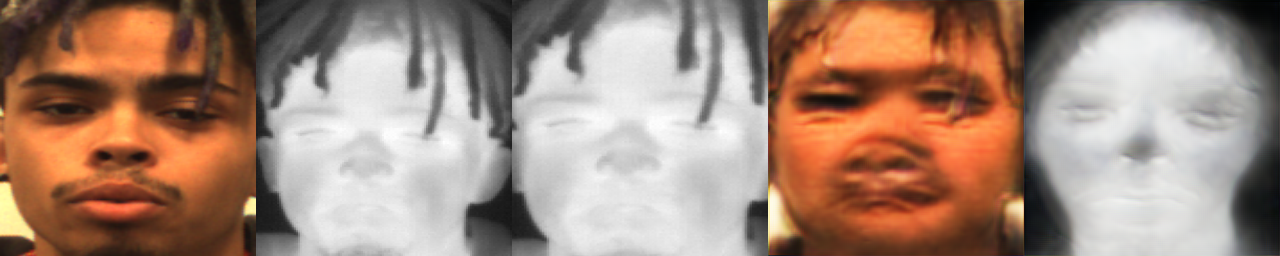
#> input picture STN/samples/300.png, 1280 x 256 px, given as the content of the folder none, which was not available
$ python crop_images.py
#> lines starting #> are read from the running program, lines starting #| are printed output that depends on the picture
import PIL
from PIL import Image
from PIL import ImageFont
from PIL import ImageDraw
import sys
import os
import argparse
import shutil

"""
Crops a 256 x 768 images of stacked images from the test phase:
real_A, fake_B, real_B and puts them into respective directories. Run
this before evaluation.py

"""

#model arg is for stargan that aligns the test images side-by-side
def crop_it(model, infile_path, RA_out, RB_out, FB_out, experiment):

#> called with model = 'custom', infile_path = 'none', RA_out = 'none', RB_out = 'none', FB_out = 'none', experiment = 'none'
    if model=='stargan':
        print("Stargan: copying real_B to new real_B dir.")
        realB_source = "/Users/catherine/Documents/GANs_Research/my_imps/research_models/TFCGAN_CVPR/evaluation/Devcom/pix2pix_Devcom/real_B/"
        destination = "/Users/catherine/Documents/GANs_Research/my_imps/research_models/TFCGAN_CVPR/evaluation/Devcom/%s/real_B/" % experiment

        for file_name in os.listdir(realB_source):
            src = realB_source + file_name
            dst = destination + file_name

            if os.path.isfile(src):
                shutil.copy(src, dst)
                print('copied', src)

    dirs = os.listdir(infile_path)
    counter = 0
    for item in dirs:
        fullpath = os.path.join(infile_path, item)
        if os.path.isfile(fullpath):
            counter += 1
            im = Image.open(fullpath) # open the source image
#> im is the input picture: PIL image 1280x256 RGB; mean R, G, B 163.7, 136.3, 121.3
            f, e = os.path.splitext(fullpath) # file and its extension like a1, .png

            if model=='custom':            # do the cropping
                real_A = im.crop((0, 0, 256, 256))
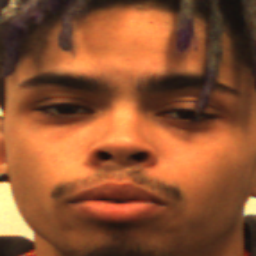
#> real_A: PIL image 256x256 RGB; mean R, G, B 142.5, 83.2, 48.4
                fake_B = im.crop((0, 256, 256, 512))
#> fake_B: PIL image 256x256 RGB; every value is 0
                real_B = im.crop((0, 512, 256, 768))

                save_rA_fname = os.path.join(RA_out, os.path.basename(f) + '_real_A' + '.png')
                save_fB_fname = os.path.join(FB_out, os.path.basename(f) + '_fake_B' + '.png')
                save_rB_fname = os.path.join(RB_out, os.path.basename(f) + '_real_B'+ '.png')

                real_A.save(save_rA_fname, quality=100)
                fake_B.save(save_fB_fname, quality=100)
                real_B.save(save_rB_fname, quality=100)

            elif model=='stargan':
                real_A = im.crop((0, 0, 256, 256))
                fake_B = im.crop((512, 0, 768, 256))

                save_rA_fname = os.path.join(RA_out, os.path.basename(f) + '_real_A' + '.png')
                save_fB_fname = os.path.join(FB_out, os.path.basename(f) + '_fake_B' + '.png')

                real_A.save(save_rA_fname, quality=100)
                fake_B.save(save_fB_fname, quality=100)
            print(counter)


def main(model, inpath, RA_out, RB_out, FB_out, experiment):
    crop_it(model, infile_path=inpath, RA_out=RA_out, RB_out=RB_out, FB_out=FB_out, experiment=experiment)


### MAIN ###
if __name__ == '__main__':
    # [4 lines of commented-out code are left out]

    parser = argparse.ArgumentParser()
    parser.add_argument("--model", type=str, default="custom", help="custom, stargan")
    parser.add_argument("--inpath", type=str, default="none", help="path to test results original images")
    parser.add_argument("--RA_out", type=str, default="none", help="path to real_A visible dir")
    parser.add_argument("--RB_out", type=str, default="none", help="path real_B thermal dir")
    parser.add_argument("--FB_out", type=str, default="none", help="path to fake_B dir")
    parser.add_argument("--experiment", type=str, default="none", help="experiment_name")
    opt = parser.parse_args()
    print(opt)

    os.makedirs("/Users/catherine/Documents/GANs_Research/my_imps/research_models/TFCGAN_CVPR/evaluation/Devcom/%s/fake_B" % opt.experiment, exist_ok=True)
    os.makedirs("/Users/catherine/Documents/GANs_Research/my_imps/research_models/TFCGAN_CVPR/evaluation/Devcom/%s/real_B" % opt.experiment, exist_ok=True)
    os.makedirs("/Users/catherine/Documents/GANs_Research/my_imps/research_models/TFCGAN_CVPR/evaluation/Devcom/%s/real_A" % opt.experiment, exist_ok=True)

    main(opt.model, opt.inpath, opt.RA_out, opt.RB_out, opt.FB_out, opt.experiment)

$ run again, on STN/samples/450.png
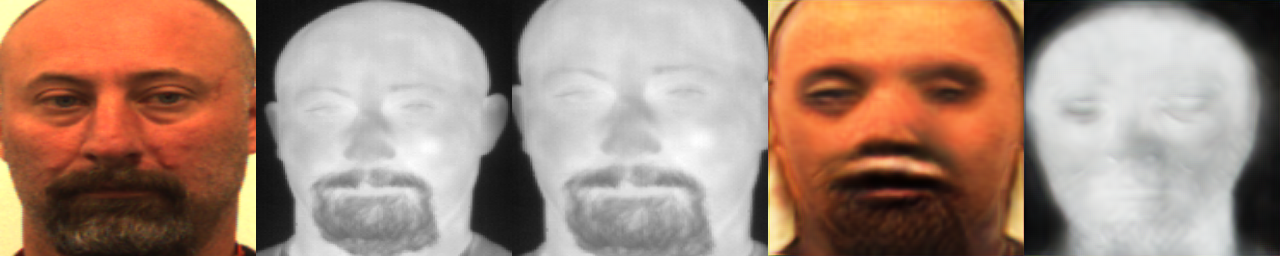
#> input picture STN/samples/450.png, 1280 x 256 px, given as the content of the folder none, which was not available
#> in crop_it, im is the input picture: PIL image 1280x256 RGB; mean R, G, B 165.5, 136.6, 121.2
#> in crop_it, `real_A = im.crop((0, 0, 256, 256))`:
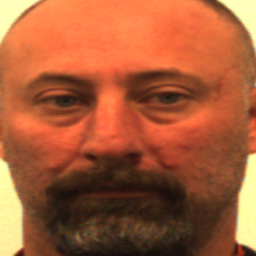
#> real_A: PIL image 256x256 RGB; mean R, G, B 165.4, 91.5, 56.1
#> fake_B: PIL image 256x256 RGB; every value is 0
